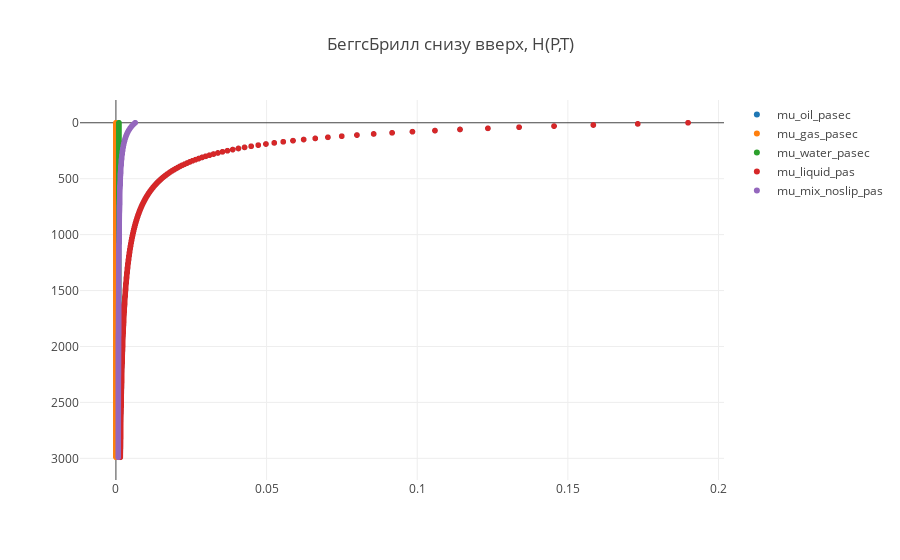

This figure's notebook cell:
### Code cell
trace1 = trace(0)
trace2 = trace(1)
trace3 = trace(2)
trace4 = trace(3)
trace5 = trace(40)
data = [trace1, trace2, trace3, trace4, trace5]

plot()

### Figure 1 — Plotly figure (JSON) as saved in the notebook; plotly's stock layout.template omitted (floating-point values rounded to 4 significant figures; data arrays with more than 128 entries replaced by an {"elided": "..."} marker saying what was removed)
{"data": [{"mode": "markers", "name": "mu_oil_pasec", "type": "scattergl", "uid": "99dfe627-d364-4a80-8861-4cfc521c32bc", "x": {"elided": "300 float values"}, "y": {"elided": "300 int values"}}, {"mode": "markers", "name": "mu_gas_pasec", "type": "scattergl", "uid": "a4a03849-1579-47ad-9571-ec75ae65f262", "x": {"elided": "300 float values"}, "y": {"elided": "300 int values"}}, {"mode": "markers", "name": "mu_water_pasec", "type": "scattergl", "uid": "67a0b106-2e13-48be-a440-8bac0738b313", "x": {"elided": "300 float values"}, "y": {"elided": "300 int values"}}, {"mode": "markers", "name": "mu_liquid_pas", "type": "scattergl", "uid": "30af52d1-3774-40f8-9aac-6789f5bbe65c", "x": {"elided": "300 float values"}, "y": {"elided": "300 int values"}}, {"mode": "markers", "name": "mu_mix_noslip_pas", "type": "scattergl", "uid": "4779f56e-d908-4f67-8a1c-860e9c52a8a7", "x": {"elided": "300 float values"}, "y": {"elided": "300 int values"}}], "layout": {"title": {"text": "БеггсБрилл снизу вверх, H(P,T)"}, "yaxis": {"autorange": "reversed"}}}
